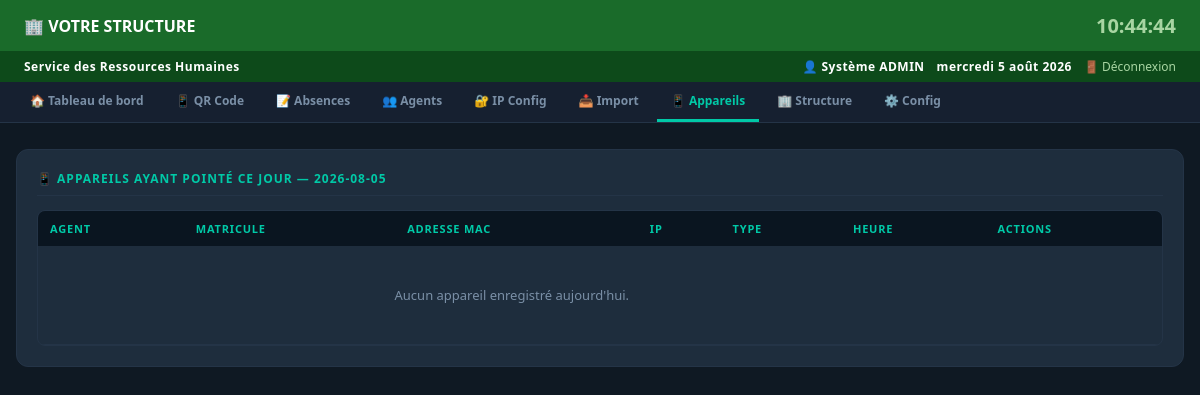
Screenshot of /appareils (signed in) with the database file from the repository.
### tables this page shows
CREATE TABLE config (
                cle TEXT PRIMARY KEY, valeur TEXT
            );

### app.py (the view)
@app.route("/appareils")
@admin_required
def appareils():
    today = datetime.now().strftime("%Y-%m-%d")
    with get_conn() as conn:
        conn.execute("""CREATE TABLE IF NOT EXISTS appareils_pointes (
            id INTEGER PRIMARY KEY AUTOINCREMENT,
            date_pointage TEXT NOT NULL,
            mac_address TEXT DEFAULT '',
            ip_address TEXT DEFAULT '',
            agent_id INTEGER,
            type_pointage TEXT DEFAULT 'arrivee',
            date_creation TEXT DEFAULT (datetime('now','localtime'))
        )""")
        conn.execute("""CREATE TABLE IF NOT EXISTS appareils_exclus (
            id INTEGER PRIMARY KEY AUTOINCREMENT,
            mac_address TEXT DEFAULT '',
            ip_address TEXT DEFAULT '',
            description TEXT DEFAULT '',
            actif INTEGER DEFAULT 1,
            date_ajout TEXT DEFAULT (datetime('now','localtime'))
        )""")
        conn.commit()
        try:
            liste = [dict(r) for r in conn.execute("""
                SELECT a.*, ag.nom, ag.prenom, ag.matricule
                FROM appareils_pointes a
                JOIN agents ag ON a.agent_id = ag.id
                WHERE a.date_pointage = ?
                ORDER BY a.date_creation DESC
            """, (today,)).fetchall()]
        except: liste = []
    return render_template("appareils.html", appareils=liste, today=today)

### app.py (called while the page is built)
def get_conn():
    conn = sqlite3.connect(DB_PATH)
    conn.row_factory = sqlite3.Row
    conn.execute("PRAGMA journal_mode=WAL")
    return conn

def get_config():
    with get_conn() as conn:
        return {r["cle"]:r["valeur"] for r in conn.execute("SELECT * FROM config").fetchall()}

def admin_required(f):
    @wraps(f)
    def decorated(*args, **kwargs):
        if "user_id" not in session:
            return redirect(url_for("login"))
        if session.get("user_role") != "admin":
            flash("Accès réservé aux administrateurs.","error")
            return redirect(url_for("dashboard"))
        return f(*args, **kwargs)
    return decorated

@app.context_processor
def inject_config():
    cfg = get_config()
    return {"cfg": cfg, "current_user": session.get("user_nom",""),
            "current_role": session.get("user_role",""),
            "is_admin": session.get("user_role")=="admin"}

### templates/appareils.html
{% extends "base.html" %}
{% block content %}
<main>
<div class="card">
  <div class="card-title">📱 APPAREILS AYANT POINTÉ CE JOUR — {{ today }}</div>
  <div class="table-wrap">
    <table>
      <thead>
        <tr>
          <th>AGENT</th>
          <th>MATRICULE</th>
          <th>ADRESSE MAC</th>
          <th>IP</th>
          <th>TYPE</th>
          <th>HEURE</th><th>ACTIONS</th>
        </tr>
      </thead>
      <tbody>
        {% for a in appareils %}
        <tr>
          <td style="font-weight:600">{{ a.prenom }} {{ a.nom }}</td>
          <td style="font-family:monospace;color:var(--accent)">{{ a.matricule }}</td>
          <td style="font-family:monospace;font-size:12px;color:var(--text-dim)">
            {{ a.mac_address or '—' }}
          </td>
          <td style="font-family:monospace;font-size:12px;color:var(--text-dim)">
            {{ a.ip_address or '—' }}
          </td>
          <td>
            {% if a.type_pointage == 'arrivee' %}
            <span class="badge badge-ok">✅ Arrivée</span>
            {% else %}
            <span class="badge badge-warning">👋 Départ</span>
            {% endif %}
          </td>
          <td style="font-weight:700;color:var(--accent)">
            {{ a.date_creation[11:16] if a.date_creation else '—' }}
          </td>
          <td>
            <form method="post" action="{{ url_for('exclure_appareil') }}">
              <input type="hidden" name="mac_address" value="{{ a.mac_address or '' }}">
              <input type="hidden" name="ip_address"  value="{{ a.ip_address or '' }}">
              <input type="hidden" name="description"
                     value="Test – {{ a.prenom }} {{ a.nom }}">
              <button type="submit" class="btn btn-warning btn-sm"
                      title="Exclure cet appareil du contrôle doublon">
                🔓 Exclure
              </button>
            </form>
          </td>
        </tr>
        {% else %}
        <tr>
          <td colspan="6" style="text-align:center;padding:40px;color:var(--text-dim)">
            Aucun appareil enregistré aujourd'hui.
          </td>
        </tr>
        {% endfor %}
      </tbody>
    </table>
  </div>
</div>
</main>
{% endblock %}

### templates/base.html (shortened to what this page needs)
<!DOCTYPE html>
<html lang="fr">
<head>
</head>
<body>
<div class="header-text">
  <h1>🏢 {{ cfg.structure_nom }}</h1>
  <div class="header-time" id="clock">--:--:--</div>
</div>
<div class="service-bar">
  <span>{{ cfg.structure_service }}</span>
  <div class="user-info">
    <span>👤 {{ current_user }}</span>
    <span id="date-str"></span>
    <a href="{{ url_for('logout') }}">🚪 Déconnexion</a>
  </div>
</div>
<nav>
  <a href="{{ url_for('dashboard') }}" class="{{ 'active' if request.endpoint=='dashboard' }}">🏠 Tableau de bord</a>
  <a href="{{ url_for('pointage_qr') }}" class="{{ 'active' if request.endpoint=='pointage_qr' }}" target="_blank">📱 QR Code</a>
  <a href="{{ url_for('absences') }}" class="{{ 'active' if request.endpoint=='absences' }}">📝 Absences</a>
  <a href="{{ url_for('agents') }}" class="{{ 'active' if request.endpoint=='agents' }}">👥 Agents</a>
  {% if is_admin %}
  <a href="{{ url_for('config_ip') }}" class="{{ 'active' if request.endpoint=='config_ip' }}">🔐 IP Config</a>
  <a href="{{ url_for('importer_agents') }}" class="{{ 'active' if request.endpoint=='importer_agents' }}">📥 Import</a>
  <a href="{{ url_for('appareils') }}" class="{{ 'active' if request.endpoint in ['appareils','appareils_exclus'] }}">📱 Appareils</a>
  <a href="{{ url_for('organigramme') }}" class="{{ 'active' if request.endpoint in ['organigramme','modifier_structure'] }}">🏢 Structure</a>
  <a href="{{ url_for('configuration') }}" class="{{ 'active' if request.endpoint=='configuration' }}">⚙️ Config</a>
  {% endif %}
</nav>
{% block content %}{% endblock %}
</body>
</html>

### templates/base.html (style rules this page uses)
* { box-sizing:border-box;margin:0;padding:0 }
:root { --green:#1A6B2A;--green-dark:#0D4A1A;--accent:#00C9A7;--bg:#0F1923;--panel:#162030;--card:#1E2D3D;--border:#243447;--text:#E8F0FE;--text-dim:#7A8FA6;--danger:#FF4444;--warning:#FFB800;--success:#4CAF50;--orange:#FF6B35 }
body { font-family:'Segoe UI',Arial,sans-serif;background:var(--bg);color:var(--text);min-height:100vh }
.header-text { background:var(--green);padding:12px 24px;display:flex;justify-content:space-between;align-items:center }
.header-text h1 { font-size:16px;font-weight:700;color:white }
.header-time { font-size:20px;font-weight:700;color:#A8D5A2 }
.service-bar { background:var(--green-dark);padding:7px 24px;display:flex;justify-content:space-between;align-items:center;font-size:12px }
.service-bar span { color:white;font-weight:700;letter-spacing:.5px }
.service-bar .user-info { color:#A8D5A2;display:flex;gap:12px;align-items:center }
.service-bar a { color:#A8D5A2;text-decoration:none }
nav { background:var(--panel);border-bottom:1px solid var(--border);display:flex;align-items:center;gap:4px;padding:0 16px;overflow-x:auto }
nav a { display:flex;align-items:center;gap:6px;color:var(--text-dim);text-decoration:none;padding:10px 14px;font-size:12px;font-weight:600;border-bottom:3px solid transparent;white-space:nowrap;transition:all .2s }
nav a.active { color:var(--accent);border-bottom-color:var(--accent) }
main { padding:16px }
.card { background:var(--card);border-radius:12px;border:1px solid var(--border);padding:20px;margin-bottom:16px }
.card-title { font-size:12px;font-weight:700;color:var(--accent);text-transform:uppercase;letter-spacing:1px;margin-bottom:14px;padding-bottom:8px;border-bottom:1px solid var(--border) }
.table-wrap { overflow-x:auto;border-radius:8px;border:1px solid var(--border) }
table { width:100%;border-collapse:collapse }
thead tr { background:#0A1520 }
thead th { padding:10px 12px;text-align:left;font-size:11px;color:var(--accent);text-transform:uppercase;letter-spacing:.8px;font-weight:700;white-space:nowrap }
tbody tr { border-bottom:1px solid var(--border) }
tbody td { padding:10px 12px;font-size:13px;vertical-align:middle }

### rows the page displays
config: structure_nom "VOTRE STRUCTURE"
config: structure_service "Service des Ressources Humaines"

### other values shown
{{ current_user }} "Système ADMIN"
